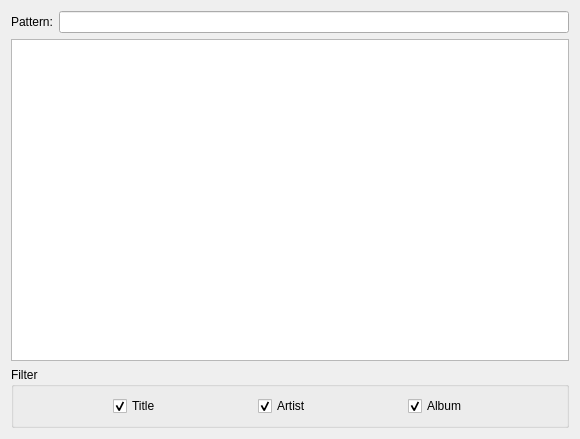
<?xml version="1.0" encoding="UTF-8"?>
<ui version="4.0">
 <class>filter_dialog</class>
 <widget class="QDialog" name="filter_dialog">
  <property name="geometry">
   <rect>
    <x>0</x>
    <y>0</y>
    <width>580</width>
    <height>439</height>
   </rect>
  </property>
  <property name="windowTitle">
   <string>Filter</string>
  </property>
  <layout class="QGridLayout" name="gridLayout">
   <item row="0" column="0">
    <widget class="QLabel" name="pattern_edit_label">
     <property name="text">
      <string>Pattern:</string>
     </property>
    </widget>
   </item>
   <item row="0" column="1">
    <widget class="QLineEdit" name="filter_pattern_edit"/>
   </item>
   <item row="1" column="0" colspan="2">
    <widget class="QTreeView" name="filter_results_view">
     <property name="alternatingRowColors">
      <bool>true</bool>
     </property>
     <property name="rootIsDecorated">
      <bool>false</bool>
     </property>
     <property name="itemsExpandable">
      <bool>false</bool>
     </property>
     <property name="expandsOnDoubleClick">
      <bool>false</bool>
     </property>
    </widget>
   </item>
   <item row="2" column="0" colspan="2">
    <widget class="QGroupBox" name="groupBox">
     <property name="title">
      <string>Filter</string>
     </property>
     <layout class="QGridLayout" name="gridLayout_2">
      <item row="0" column="0">
       <spacer name="horizontalSpacer">
        <property name="orientation">
         <enum>Qt::Horizontal</enum>
        </property>
        <property name="sizeHint" stdset="0">
         <size>
          <width>85</width>
          <height>20</height>
         </size>
        </property>
       </spacer>
      </item>
      <item row="0" column="1">
       <widget class="QCheckBox" name="filter_title">
        <property name="text">
         <string>Title</string>
        </property>
        <property name="checked">
         <bool>true</bool>
        </property>
       </widget>
      </item>
      <item row="0" column="2">
       <spacer name="horizontalSpacer_3">
        <property name="orientation">
         <enum>Qt::Horizontal</enum>
        </property>
        <property name="sizeHint" stdset="0">
         <size>
          <width>85</width>
          <height>20</height>
         </size>
        </property>
       </spacer>
      </item>
      <item row="0" column="3">
       <widget class="QCheckBox" name="filter_artist">
        <property name="sizePolicy">
         <sizepolicy hsizetype="Minimum" vsizetype="Fixed">
          <horstretch>0</horstretch>
          <verstretch>0</verstretch>
         </sizepolicy>
        </property>
        <property name="text">
         <string>Artist</string>
        </property>
        <property name="checked">
         <bool>true</bool>
        </property>
       </widget>
      </item>
      <item row="0" column="4">
       <spacer name="horizontalSpacer_4">
        <property name="orientation">
         <enum>Qt::Horizontal</enum>
        </property>
        <property name="sizeHint" stdset="0">
         <size>
          <width>85</width>
          <height>20</height>
         </size>
        </property>
       </spacer>
      </item>
      <item row="0" column="5">
       <widget class="QCheckBox" name="filter_album">
        <property name="sizePolicy">
         <sizepolicy hsizetype="Minimum" vsizetype="Fixed">
          <horstretch>0</horstretch>
          <verstretch>0</verstretch>
         </sizepolicy>
        </property>
        <property name="layoutDirection">
         <enum>Qt::LeftToRight</enum>
        </property>
        <property name="text">
         <string>Album</string>
        </property>
        <property name="checked">
         <bool>true</bool>
        </property>
       </widget>
      </item>
      <item row="0" column="6">
       <spacer name="horizontalSpacer_2">
        <property name="orientation">
         <enum>Qt::Horizontal</enum>
        </property>
        <property name="sizeHint" stdset="0">
         <size>
          <width>85</width>
          <height>20</height>
         </size>
        </property>
       </spacer>
      </item>
     </layout>
    </widget>
   </item>
  </layout>
 </widget>
 <resources/>
 <connections/>
</ui>
